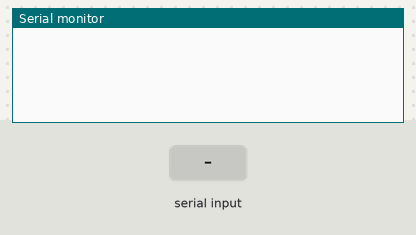
The sketch below on a simulated Arduino Uno, built with avr-gcc and run on an emulated ATmega328P. Parts: the last lines printed to the serial monitor. The test bench sets the inputs (shaded band).

Above: at 1.2 s.
1.3 s: "1" received over Serial
At 3.5 s:
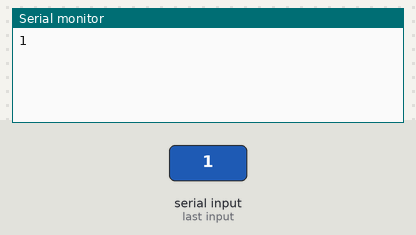
3.8 s: "1" received over the second serial link
At 4.8 s:
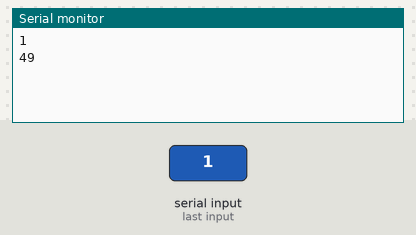
5.3 s: "0" received over Serial
At 6.61 s:
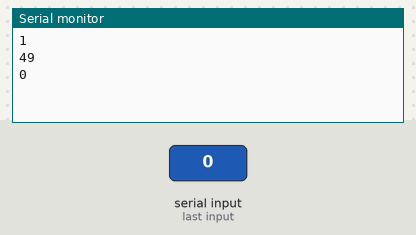
6.8 s: "0" received over the second serial link
At 8.3 s:
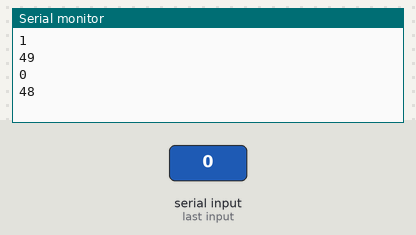
Timing chart, 0 to 9.3 s (numbered marks = the images above; inputs shaded):
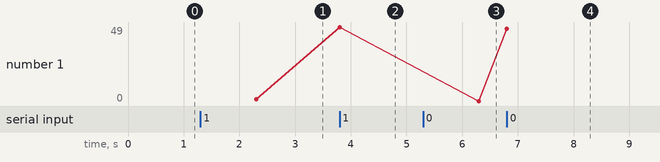

Measured:
- after the input at 1.3 s, the serial monitor: prints a new line after 1.0 s (image 1)
- after the input at 3.8 s, the serial monitor: prints a new line at once (image 2)
- after the input at 5.3 s, the serial monitor: prints a new line after 1.0 s (image 3)
- after the input at 6.8 s, the serial monitor: prints a new line at once (image 4)
- plotted number 1: 1 → 49 after the input at 3.8 s, 49 → 0 after the input at 5.3 s, 0 → 48 after the input at 6.8 s

The sketch:

fetch_bt_device.ino
```cpp
// https://swf.com.tw/?p=712

#include <SoftwareSerial.h>

SoftwareSerial BT(8, 9);

void setup() {
  Serial.begin(9600); //Arduino Baud 9600
  BT.begin(9600); //hc-05 Baud 38400
}

void loop() {
  char val;
  // 若收到「序列埠監控視窗」的資料，則送到藍牙模組
  if (Serial.available()) {
    const auto s = Serial.readString();
    Serial.println(s);
    BT.println(s);
  }

  // 若收到藍牙模組的資料，則送到「序列埠監控視窗」
  if (BT.available()) {
    val = BT.read();
    Serial.println((int)val);
  }
}
```
